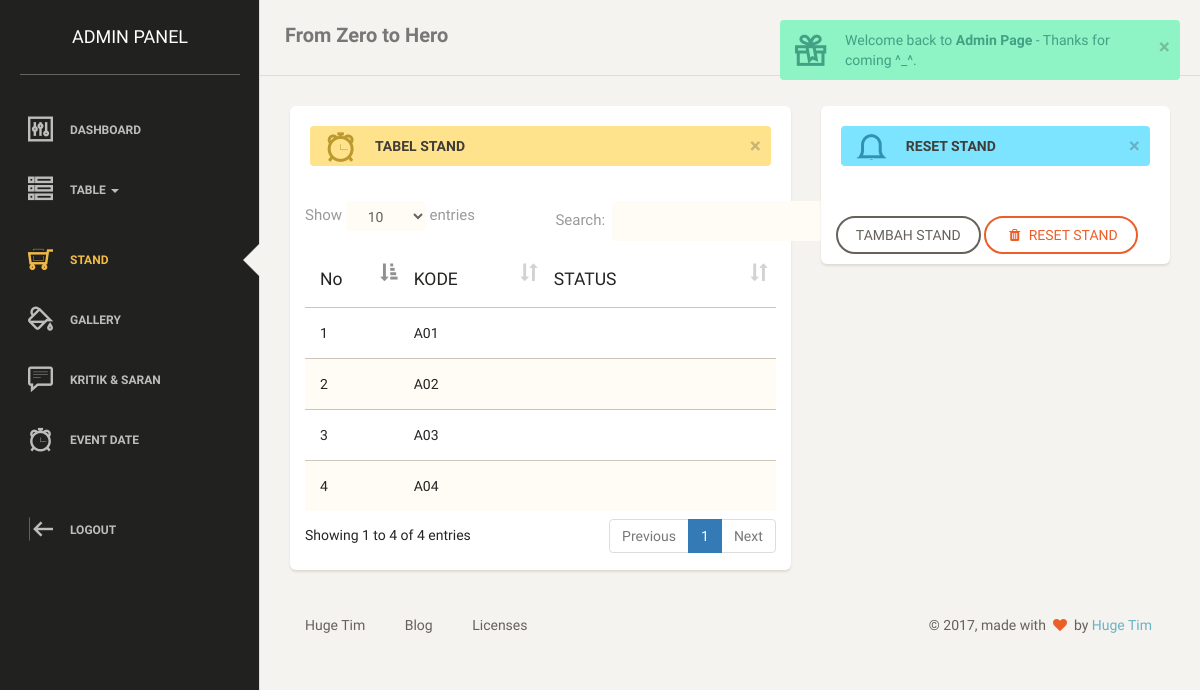
/admin/home.php?home=stand (signed in), run on an earlier commit of the app's database.
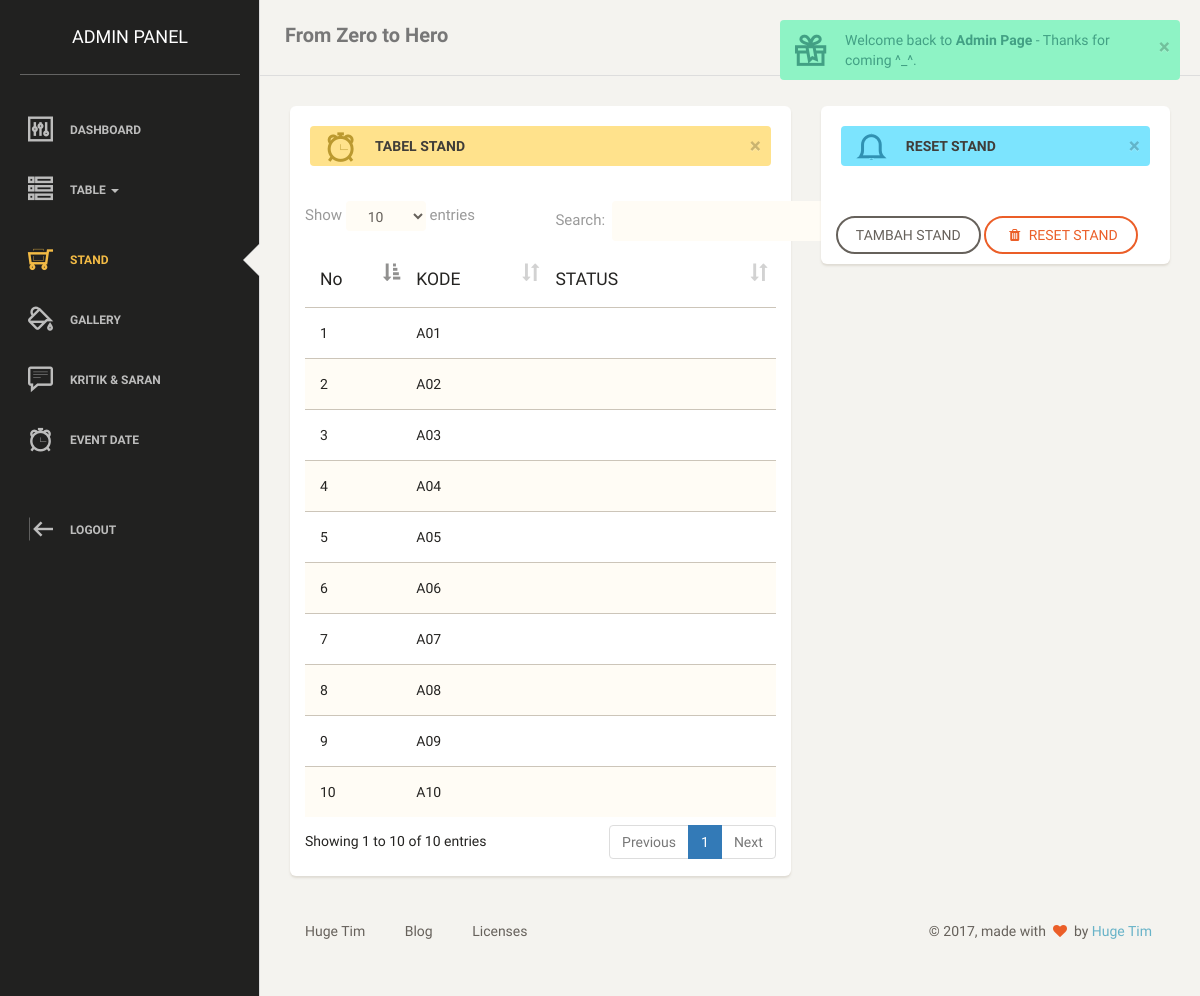
And on a later commit of the database.
### tables this page shows
CREATE TABLE IF NOT EXISTS `stand` (
  `id_stand` varchar(5) NOT NULL,
  `status` varchar(10) DEFAULT NULL,
  PRIMARY KEY (`id_stand`),
  KEY `FK_MEMILIH` (`status`)
);

### admin/menu/stand.php (the view, shortened to what this page needs)
<?php
include "./koneksi.php";
?>
<div class="row">
<div class="col-md-7">
  <div class="card">
    <div class="header">
      <div class="alert alert-warning alert-with-icon" data-notify="container">
          <button type="button" aria-hidden="true" class="close">×</button>
          <span data-notify="icon" class="ti-alarm-clock"></span>
          <span data-notify="message"><strong>TABEL STAND</strong></span>
      </div>
    </div>
    <div class="content table-responsive">
      <table class="table table-striped" id="tabel_data">
        <thead>
            <th>No</th>
            <th>KODE</th>
            <th>STATUS</th>
        </thead>
        <tbody>
          <?php
              $no = 1;
              $sql=mysqli_query($connect,"Select * from stand");
              while($query=mysqli_fetch_array($sql)){
          ?>
          <tr>
            <td><?php echo $no ?></td>
            <td><?php echo $query['id_stand']; ?></td>
            <td><?php echo $query['status']; ?></td>
          </tr>
          <?php $no++ ?>
          <?php } ?>
        </tbody>
      </table>
    </div>
  </div>
</div>
<div class="col-md-5">
<div class="card">
    <div class="header">
      <div class="alert alert-info alert-with-icon" data-notify="container">
          <button type="button" aria-hidden="true" class="close">×</button>
          <span data-notify="icon" class="ti-bell"></span>
          <span data-notify="message"><strong>RESET STAND </strong></span>
      </div>
    </div>
    <div class="content table-responsive">
      <form role="form" action="menu/addstand.php" method="post" enctype="multipart/form-data">
        <button type="submit" class="btn btn-default" name="save">TAMBAH STAND</button>
        <a onclick="if(confirm('Apakah anda yakin ingin MERESET DATA STAND ini ??'))
        { location.href='menu/deletestand.php' }" class="btn btn-danger">
        <i class="fa fa-trash"></i> RESET STAND</a>
      </form>
</div>
</div>
</div>

What changed in the data, as far as the page shows it:
added stand: id_stand "A05"
added stand: id_stand "A06"
added stand: id_stand "A07"
added stand: id_stand "A08"
added stand: id_stand "A09"
added stand: id_stand "A10"
Also different on the page:
text written by a page script: "Show entries Search: Showing 1 to 4 of 4 entries Previous 1 Next" → "Show entries Search: Showing 1 to 10 of 10 entries Previous 1 Next"
